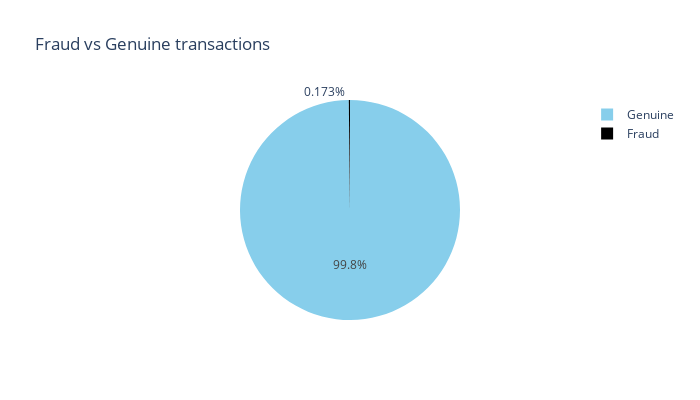

Here is the notebook cell this chart was saved with:
### Markdown cell above
## Exploratory Data Analysis:
---

### Code cell
labels=["Genuine","Fraud"]

fraud_or_not = df["Class"].value_counts().tolist()
values = [fraud_or_not[0], fraud_or_not[1]]

fig = px.pie(values=df['Class'].value_counts(), names=labels , width=700, height=400, color_discrete_sequence=["skyblue","black"]
             ,title="Fraud vs Genuine transactions")
fig.show()

### Figure 1 — Plotly figure (JSON) as saved in the notebook; plotly's stock layout.template omitted (floating-point values rounded to 4 significant figures)
{"data": [{"domain": {"x": [0, 1], "y": [0, 1]}, "hovertemplate": "label=%{label}<br>value=%{value}<extra></extra>", "labels": ["Genuine", "Fraud"], "legendgroup": "", "name": "", "showlegend": true, "type": "pie", "values": [284315, 492]}], "layout": {"height": 400, "legend": {"tracegroupgap": 0}, "piecolorway": ["skyblue", "black"], "title": {"text": "Fraud vs Genuine transactions"}, "width": 700}}
